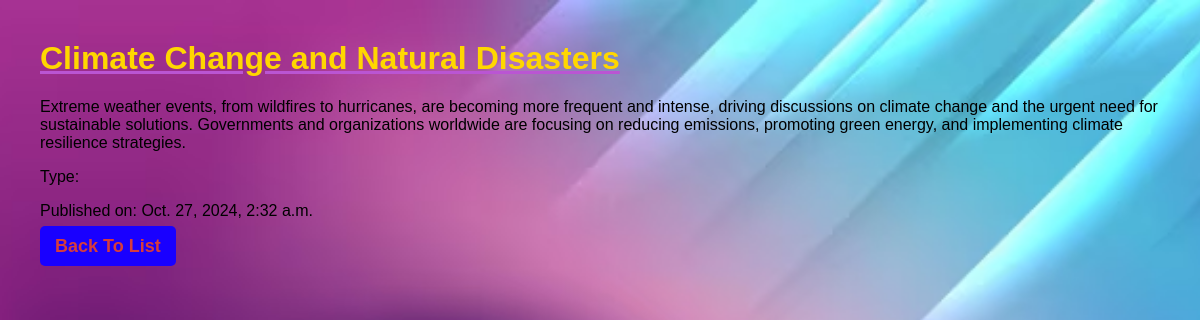
Screenshot of /3/ with the database file from the repository.
### Blog/models.py (models this page shows, shortened)
class Post(models.Model):
    title = models.CharField(max_length=50)
    content = models.TextField()
    author = models.ForeignKey('auth.User', on_delete=models.CASCADE)
    Type = models.CharField(max_length=20, default='gossip')
    created_at = models.DateTimeField(default=timezone.now)
    class Meta:
        permissions = {
            ("can_public", "Can publish")
        }
    def __str__(self):
        return self.title

### Blog/views.py (the view)
# urls.py: path('<int:post_id>/', views.post_detail, name="post_details"),
def post_detail(request, post_id):
    post = get_object_or_404(Post, id=post_id)
    return render(request, 'Blog/post_detail.html', {'post': post})

### Blog/templates/Blog/post_detail.html
{% load static %}
<head>
    <link rel="stylesheet" href="{% static 'Blog/style.css' %}" type="text/css">
</head>
<h1>{{post.title}}</h1>
<body style="background-image: url('{% static 'Blog/two.jpg' %}'); background-size:cover; background-position: center; padding: 20px; border-radius: 8px">
    <p>{{post.content}}</p>
    <p>Type: {{post.type}}</p>
    <p>Published on: {{post.created_at}}</p>
    <a href="{% url 'post_list' %} " class="create-button">Back To List</a>
</body>

### Blog/static/Blog/style.css (style rules this page uses)
body { font-family:Arial, Helvetica, sans-serif; margin: 20px; background-color: blueviolet; background-image: -moz-repeating-linear-gradient(Helvetica); }
a { text-decoration: solid; text-decoration-color: rgba(3, 9, 70, 0.973); text-decoration-line: underline; color: rgb(116, 230, 11); }
p { text-decoration-style: wavy; color: black; }
h1 { text-decoration: solid; text-overflow: var(-moz-repeating-linear-gradient); text-decoration-line: underline; text-decoration-color: mediumorchid; color: gold; }
.create-button { background-color: #1900ff; color: rgb(214, 60, 60); padding: 10px 15px; text-decoration: none; border-radius: 5px; font-size: large; font-weight: bolder; padding: 10px 15px; border-radius: 5px; }

### rows the page displays
Post: title "Climate Change and Natural Disasters", content "Extreme weather events, from wildfires to hurricanes, are becoming more frequent and intense, driving discussions on climate change and the urgent need for sustainable solutions. Governments and organizations worldwide are focusing on reducing emissions, promoting green energy, and implementing climate resilience strategies.", created_at "Oct. 27, 2024, 2:32 a.m."
